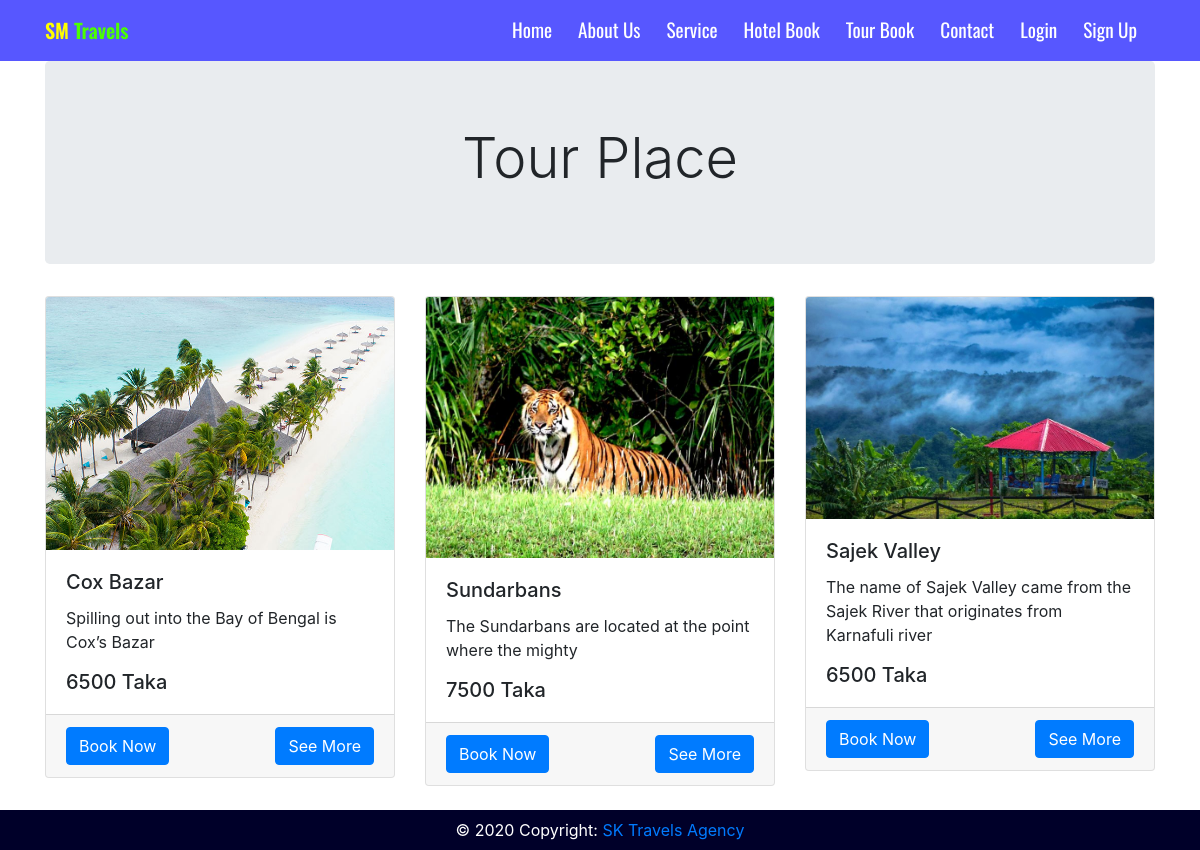
/destination, run on the app's committed database.
### tourist_place/models/destinations_details.py (models this page shows)
class Destinations_overview(models.Model):
    tourist_place_name = models.ForeignKey(Locations , on_delete=models.CASCADE , default='')
    tour_sort_description = models.CharField(max_length=200, default='')
    tour_description = models.TextField(max_length=1000, default='')
    tour_facility = models.TextField(max_length=1000, default='')
    tour_price = models.IntegerField(default=0)
    tour_pakage = models.CharField(max_length=100,default='')
    tour_date = models.CharField(max_length=100,default='')
    tour_image = models.ImageField(upload_to='upload/location_image/')

### tourist_place/models/destinations_place.py (models this page shows, shortened)
class Locations(models.Model):
    tourist_place_locations = models.CharField(max_length=100,default='')
    def __str__(self):
        return self.tourist_place_locations

### website/views/destinations.py (the view)
# urls.py: path('destination', destinations.destinations, name='destinations'),
def destinations(request):
    destinations_obj = Destinations_overview.objects.all()
    return render(request, 'destination.html', {'destinations_obj': destinations_obj})

### templates/destination.html (shortened to what this page needs)
{% extends 'base.html' %}
{% load static %}
{% block body %}
<div class="container">
    <div class="jumbotron">
        <h1 class="display-4 text-center">Tour Place</h1>
    </div>
</div>
<div class="container">
    <div class="row">
        {% for x in destinations_obj %}
        <div class="col-xl-4 col-md-6 col-sm-12 pb-4 mx-auto">
            <div class="card">
                <img class="card-img-top" src="{{x.tour_image.url}}" alt="Card image cap">
                <div class="card-body">
                    <h5 class="card-title">{{x.tourist_place_name}}</h5>
                    <p class="card-text">{{x.tour_sort_description}}</p>
                    <h5 class="card-text">{{x.tour_price}} Taka</h5>
                </div>
                <div class="card-footer">
                    <a href="{% url 'details' x.id %}" class="btn btn-primary float-right">See More</a>
                    <a href="{% url 'tour_booking' x.id %}" class="btn btn-primary float-left">Book Now</a>
                </div>
            </div>
        </div>
        {% endfor %}
    </div>
</div>
{% endblock body %}

### templates/base.html (shortened to what this page needs)
{% load static %}
<!doctype html>
<html lang="en">
<head>
    <link rel="stylesheet" href="https://maxcdn.bootstrapcdn.com/bootstrap/4.0.0/css/bootstrap.min.css"
>
    <link rel="stylesheet" href="https://use.fontawesome.com/releases/v5.15.1/css/all.css"
>
    <link rel="stylesheet" href="{% static 'style.css' %}">
</head>
<body>
    <header class="bgColr">
        <nav class=" navbar navbar-expand-lg" id="myP">
            <div class="container">
                <a class="navbar-brand" href="/">SM <span>Travels</span></a>
                <div class="collapse navbar-collapse" id="navbarSupportedContent">
                    <ul class="navbar-nav ml-auto">
                        <li class="nav-item active">
                            <a class="nav-link" href="/">Home</a>
                        </li>
                        <li class="nav-item">
                            <a class="nav-link" href="#about-section">About Us</a>
                        </li>
                        <li class="nav-item">
                            <a class="nav-link" href="#service-section">Service</a>
                        </li>
                        <li class="nav-item">
                            <a class="nav-link" href="hotel">Hotel Book</a>
                        </li>
                        <li class="nav-item">
                            <a class="nav-link" href="destination">Tour Book</a>
                        </li>
                        <li class="nav-item">
                            <a class="nav-link" href="contact">Contact {{fst_name}}</a>
                        </li>
                        {% if request.session.customer %}
                        <li class="nav-item">
                            <a class="nav-link user-name" href="#">
                                <span>Hello!</span> {{request.session.customer_first_name}}
                            </a>
                        </li>
                        <li class="nav-item">
                            <a class="nav-link" href="logout">Logout</a>
                        </li>
                        {% else %}
                        <li class="nav-item">
                            <a class="nav-link" href="login">Login</a>
                        </li>
                        <li class="nav-item">
                            <a class="nav-link" href="sign_up">Sign Up</a>
                        </li>
                        {% endif %}
                    </ul>
                </div>
            </div>
        </nav>
    </header>
    {% block body %}
    {% endblock body %}
    <footer class="page-footer font-small blue p-2">
        <div class="footer-copyright text-center">© 2020 Copyright:
            <a href="/">SK Travels Agency</a>
        </div>
    </footer>
</body>
</html>

### static/style.css (style rules this page uses)
* { margin: 0; padding: 0; box-sizing: border-box; }
html { font-family: 'Roboto Mono', monospace; }
header { background-color: #5757ff; }
.navbar ul li a { font-family: 'Oswald', sans-serif; font-size: 1.2rem; font-weight: 400; color: #FFFFFF; white-space: nowrap; }
.navbar-brand { color:yellow; font-family: 'Oswald', sans-serif; font-weight: 600; }
.navbar-brand span { color:#4cff02; }
.bgColr { background-color: #5757ff; }
.nav-item { padding-right: 10px; }
footer { background-color: rgb(0, 0, 41); color: white; }

### data on the page
Destinations_overview: tour_image (picture), tourist_place_name "Cox Bazar", tour_sort_description "Spilling out into the Bay of Bengal is Cox’s Bazar", tour_price "6500"
Destinations_overview: tour_image (picture), tourist_place_name "Sundarbans", tour_sort_description "The Sundarbans are located at the point where the mighty", tour_price "7500"
Destinations_overview: tour_image (picture), tourist_place_name "Sajek Valley", tour_sort_description "The name of Sajek Valley came from the Sajek River that originates from Karnafuli river", tour_price "6500"
